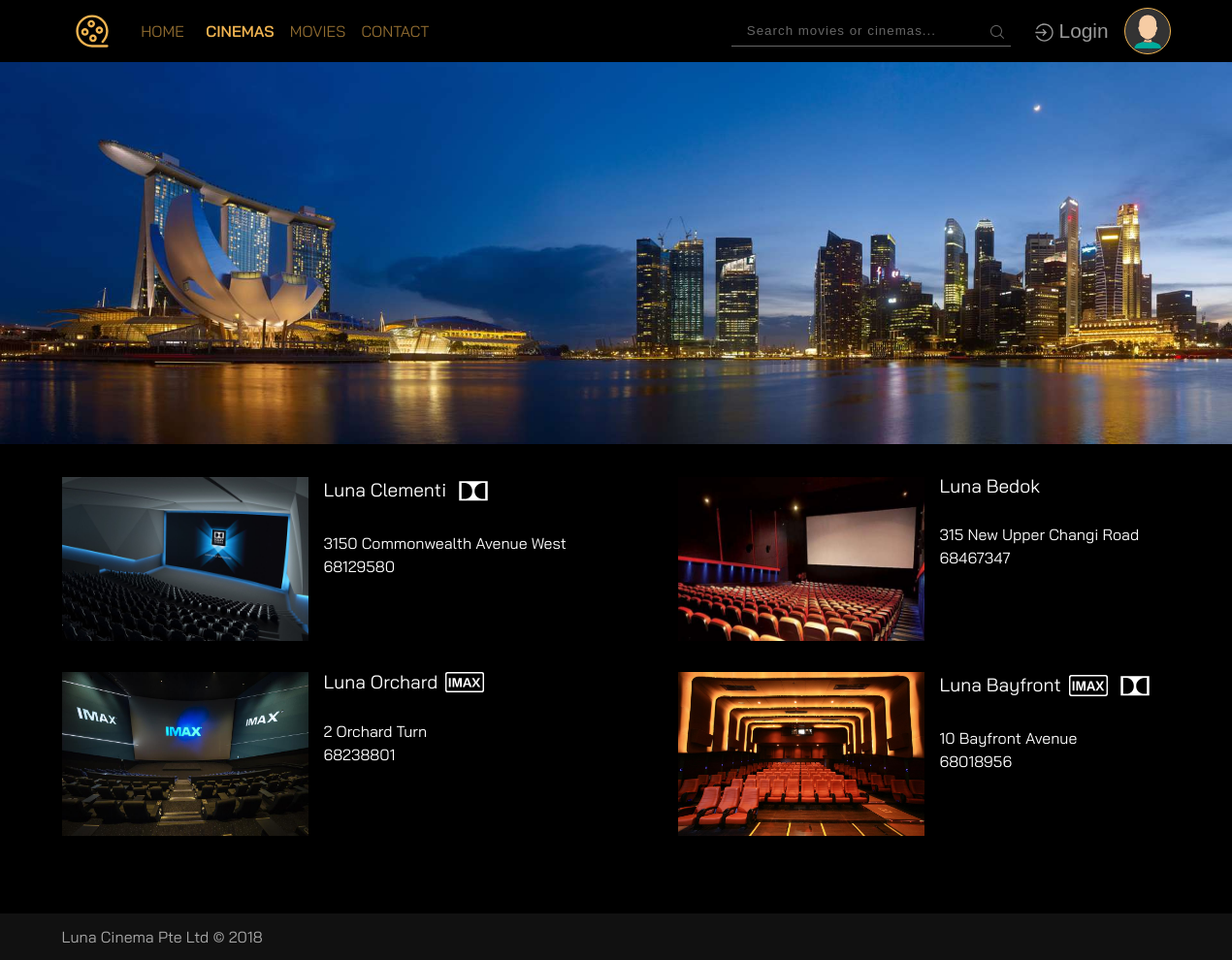
Page /luna/cinemas.php on the committed database.
### tables this page shows
CREATE TABLE `cinema` (
  `id` int(11) unsigned NOT NULL AUTO_INCREMENT,
  `name` varchar(60) NOT NULL DEFAULT '',
  `address` varchar(60) NOT NULL DEFAULT '',
  `phone` varchar(60) NOT NULL DEFAULT '',
  PRIMARY KEY (`id`)
);

### luna/api/config/database.php (called while the page is built, shortened)
<?php
class Database
{
    private $host = 'localhost';
    private $db_name = 'f37ee';
    private $username = 'f37ee';
    private $password = 'f37ee';
    private static $db;
    private $conn;
    private function __construct() {
        $this->conn = new mysqli($this->host, $this->username, $this->password);
        $this->initialize();
    }
    private function initialize() {
        $query = "SHOW TABLES LIKE 'movie'";
        if($this->conn->query($query)->num_rows) {
            return;
        }
        $query = file_get_contents(dirname(__DIR__).'/../libs/sql/init.sql');
        $query .= file_get_contents(dirname(__DIR__).'/../libs/sql/data.sql');
        $query = str_replace('DB_NAME', $this->db_name, $query);
        $this->conn->multi_query($query);
    }
    public static function getConnection() {
        if(is_null(self::$db)) {
            self::$db = new Database();
        }
        return self::$db->conn;
    }
}

### luna/api/models/base.php (called while the page is built, shortened)
<?php
require_once dirname(__DIR__).'/config/database.php';
class Base {
    protected $conn;
    protected $table_name = '';
    public function __construct() {
        $this->conn = Database::getConnection();
    }
    public function getAll($query) {
        $query = $query == null ? "SELECT * FROM " . $this->table_name : $query;
        $result = $this->conn->query($query);
        return $result;
    }
}

### luna/cinemas.php (the view, shortened to what this page needs)
<?php
require_once './components/layout_header.php';
?>
<main>
    <div>
        <img src="./images/cinemas/banner.jpg" id='banner'>
    </div>
    <section>
        <div class='cinemas'>
        <?php
            $cinema = new Cinema();
            $query = 'SELECT c.id, c.name, c.address, c.phone,
                        SUM(is_imax) > 0 AS is_imax, SUM(is_dolby) > 0 as is_dolby
                        FROM hall h LEFT JOIN cinema c on h.cinema_id = c.id GROUP BY cinema_id;';
            $result = $cinema->getAll($query);
            while($row = $result->fetch_assoc()) {
        ?>
            <a href="showtime.php?cinema=<?php echo $row['id'] ?>&movie=0">
                <img src="./images/cinemas/<?php echo $row['id'] ?>.jpg">
                <div>
                    <h1>
                        <?php
                        echo $row['name'];
                        if($row['is_imax']) echo "<i data-icon='imax'></i>";
                        if($row['is_dolby']) echo "<i data-icon='dolby'></i>";
                        ?>
                    </h1>
                    <p><?php echo $row['address'] ?></p>
                    <p><?php echo $row['phone'] ?></p>
                </div>
            </a>
        <?php
            }
        ?>
        </div>
    </section>
</main>
<?php
require_once './components/layout_footer.php';
?>

### luna/libs/css/global.css (style rules this page uses)
html, body, div, span, applet, object, iframe, h1, h2, h3, h4, h5, h6, p, blockquote, pre, a, abbr, acronym, address, big, cite, code, del, dfn, em, img, ins, kbd, q, s, samp, small, strike, strong, sub, sup, tt, var, b, u, i, center, dl, dt, dd, ol, ul, li, fieldset, form, label, legend, table, caption, tbody, tfoot, thead, tr, th, td, article, aside, canvas, details, embed, figure, figcaption, footer, header, hgroup, menu, nav, output, ruby, section, summary, time, mark, audio, video { margin: 0; padding: 0; border: 0; font-size: 100%; font: inherit; vertical-align: baseline; }
article, aside, details, figcaption, figure, footer, header, hgroup, menu, nav, section { display: block; }
body { line-height: 1; }
a { text-decoration: none; }
* { box-sizing: border-box; }
html { font-family: 'Bai Jamjuree', 'Segoe UI', Tahoma, Geneva, Verdana, sans-serif; }
[data-icon=imax] { content: url(../../images/icons/imax.svg); }
[data-icon=dolby] { content: url(../../images/icons/dolby.svg); }
body { min-width: 576px; }
main { min-height: 100vh; background-color: #000; padding-top: 4rem; overflow: visible; padding-bottom: 1rem; }
main section { width: 100%; }

### luna/libs/css/pages/cinemas.css (style rules this page uses)
#banner { width: 100%; }
.cinemas { display: flex; flex-wrap: wrap; }
.cinemas a { flex: 0 0 50%; position: relative; margin-bottom: 2rem; display: flex; }
a img { max-width: 100%; width: 20vw; height: 13.33vw; margin-right: 1rem; min-width: 8rem; min-height: 5.337rem; }
a div { color: white; }
a div p { margin-bottom: 0.5rem; }
h1 { color: white; font-size: 1.2rem; margin-bottom: 2rem; display: flex; align-items: center; }
section { margin: 2rem 5%; }
a { transition: all .3s ease; }
i { width: 2.5rem; margin-left: .5rem; }

### rows in the picture
cinema: shows a picture, name "Luna Clementi", address "3150 Commonwealth Avenue West", phone "68129580"
cinema: shows a picture, name "Luna Bedok", address "315 New Upper Changi Road", phone "68467347"
cinema: shows a picture, name "Luna Orchard", address "2 Orchard Turn", phone "68238801"
cinema: shows a picture, name "Luna Bayfront", address "10 Bayfront Avenue", phone "68018956"

### other values in the picture
$link "HOME"
$link "CINEMAS"
$link "MOVIES"
$link "CONTACT"
